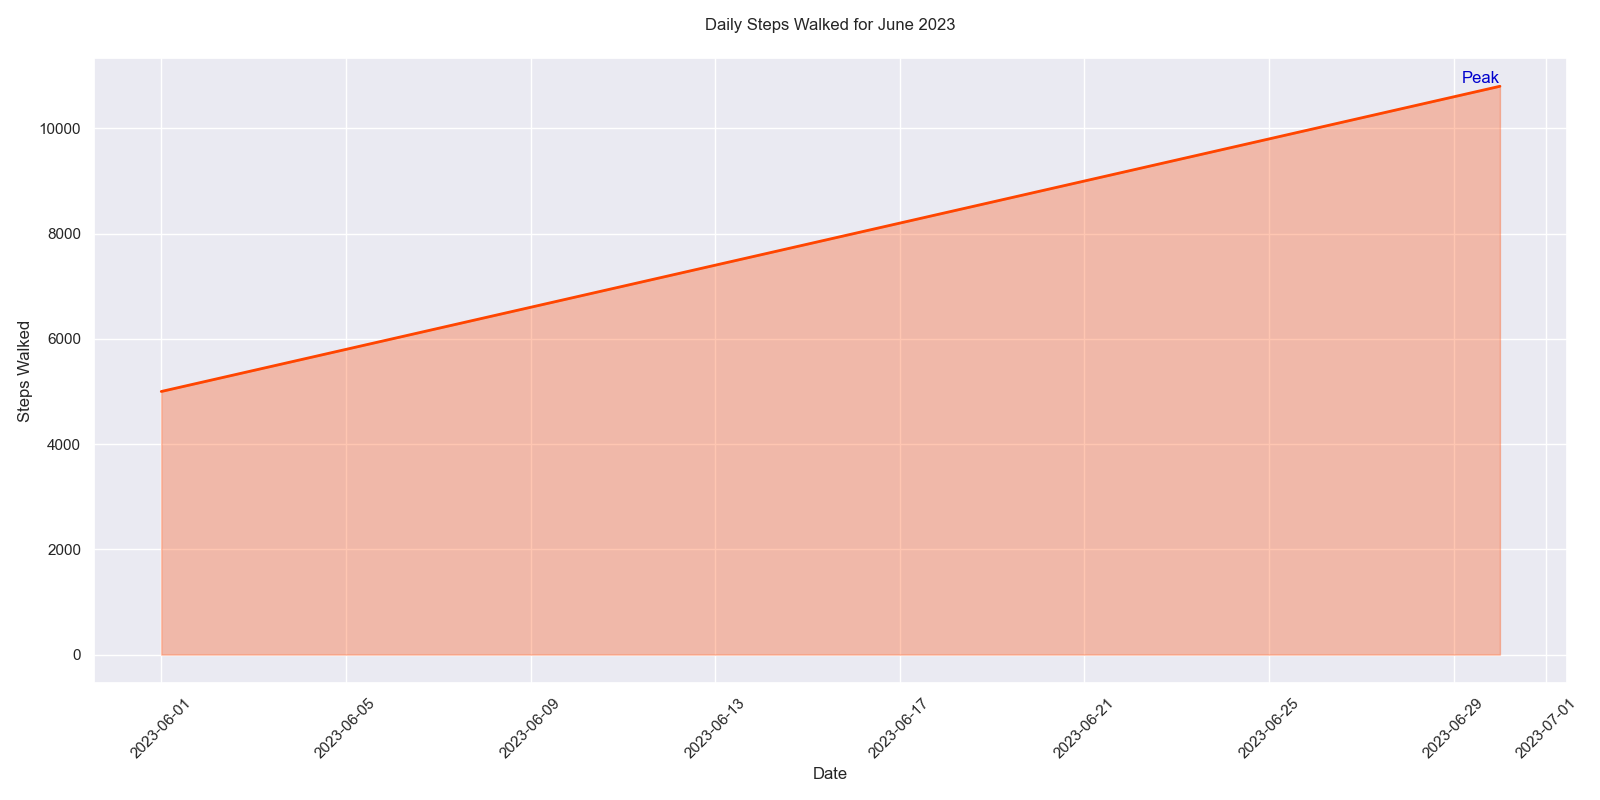

This figure's Python source:

import pandas as pd
import seaborn as sns
import matplotlib.pyplot as plt

# Create a DataFrame from the provided data
data = {
    'Date': pd.date_range(start='2023-06-01', periods=30, freq='D'),
    'Steps Walked': [5000, 5200, 5400, 5600, 5800, 6000, 6200, 6400, 6600, 6800, 7000, 7200, 7400, 7600, 7800, 8000, 8200, 8400, 8600, 8800, 9000, 9200, 9400, 9600, 9800, 10000, 10200, 10400, 10600, 10800]
}

df = pd.DataFrame(data)

# Set the size of the chart
plt.figure(figsize=(16, 8))

# Create an area chart
sns.lineplot(data=df, x='Date', y='Steps Walked', color='#FF4500', lw=2)
plt.fill_between(df['Date'], 0, df['Steps Walked'], color='#FF4500', alpha=0.3)

# Add title and labels
plt.title('Daily Steps Walked for June 2023', pad=20)
plt.xlabel('Date')
plt.ylabel('Steps Walked')

# Assign text label on the chart
plt.text(x=df['Date'][29], y=df['Steps Walked'][29], s="Peak", color='#0000CD', va='bottom', ha='right')

# Enhance the x-axis date format
plt.xticks(rotation=45)

# Display the chart
plt.tight_layout()
plt.show()
